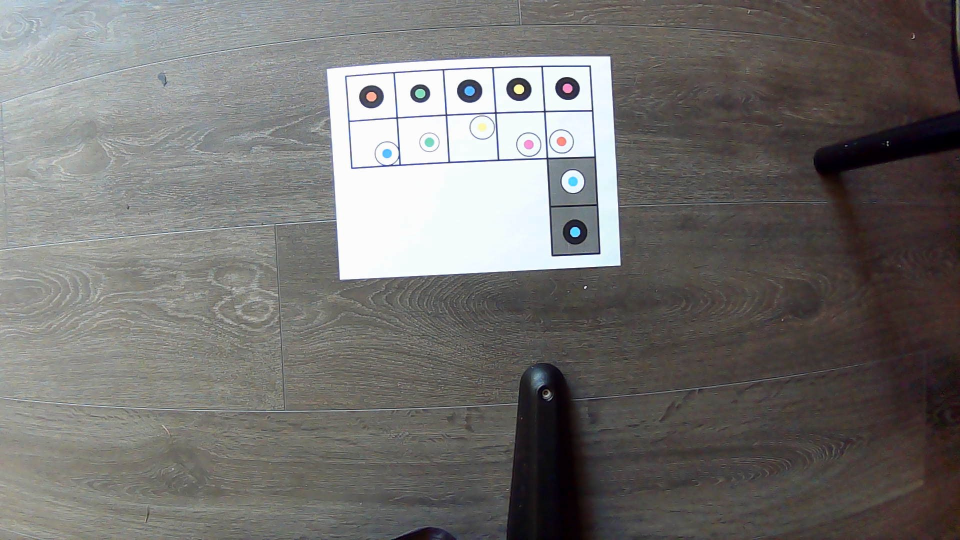
#> input picture src/colorTest.jpg, 1920 x 1080 px, given in place of the camera (shown at 1/2 size)
$ python cameraCalibration.py
#> lines starting #> are read from the running program, lines starting #| are printed output that depends on the picture; after the words box and inside, x2 and y2 are one past the last pixel; in counts of white or black regions, pixels touching at a corner belong together
### src/chess.py
import cv2
import numpy as np
import time
from enum import Enum
from collections import Counter
import serial


class Piece(Enum):
    K = 1
    Q = 2
    B = 3
    N = 4
    R = 5
    P = 6
    NULL = -1

class BoardCols(Enum):
    A = 8
    B = 7
    C = 6
    D = 5
    E = 4
    F = 3
    G = 2
    H = 1

class Team(Enum):
    W = 1
    B = -1
    NULL = 0

class Board():
    def __init__(self):
        self.origin = [310,20]
        self.width = 700
        self.height = 700
        self.teamColorOffset = 10
        self.pieceColorDict = {
            Piece.K: ([30,40,45], [75,95,95]),
            Piece.Q: ([0,20,160], [40,95,255]),
            Piece.B: ([20,100,160], [85,230,255]),
            Piece.N: ([0,60,40], [40,140,120]),
            Piece.R: ([15,40,80], [65,105,195]),
            Piece.P: ([0,0,0], [20,65,100])
        }
        # Board array that keeps track of piece location and type
        self.boardArray = np.zeros((8,8,2))
        self.actualWidth = 440 # mm
        self.actualHeight = 445 # mm

    # Takes image from webcam, does some processing for better colors
    def takeRawImage(self):
        cap = cv2.VideoCapture(1, cv2.CAP_DSHOW)
        cap.set(cv2.CAP_PROP_FRAME_WIDTH, 1280)
        cap.set(cv2.CAP_PROP_FRAME_HEIGHT, 1024)
        cap.set(cv2.CAP_PROP_AUTO_EXPOSURE, 3) # auto mode
        cap.set(cv2.CAP_PROP_AUTO_EXPOSURE, 1) # manual mode
        cap.set(cv2.CAP_PROP_EXPOSURE, 4)
        time.sleep(1.500)
        rawImage = cap.read()[1]
        enhancedImage = rawImage.copy()

        #Enhancing Saturation and reducing brightness to help identify colors
        hsvImg = cv2.cvtColor(rawImage,cv2.COLOR_BGR2HSV)

        #multiple by a factor to change the saturation
        hsvImg[...,1] = hsvImg[...,1]*1

        #multiple by a factor of less than 1 to reduce the brightness
        hsvImg[...,2] = hsvImg[...,2]*1

        # Smooth out image to reduce noise
        smoothingSize = 8
        kernel = np.ones((smoothingSize,smoothingSize),np.float32)/(smoothingSize*smoothingSize)
        enhancedImage=cv2.filter2D(cv2.cvtColor(hsvImg,cv2.COLOR_HSV2BGR),-1,kernel)
        return enhancedImage, rawImage

    # Uses Hough Circles to find each circular piece and returns a list of image locations for each center of circle
    # Also draws circles and centers on processed image for debugging
    def findPiecesLoc(self, image):
        # Convert image to grayscale
        processedImage = image.copy()
        gray = cv2.GaussianBlur(cv2.cvtColor(processedImage, cv2.COLOR_BGR2GRAY),(7,7),0.1)
        # Use Hough Circle
        # inverse ratio of accumulator: minDist: gradient for edges: accumulator threshold more or less circles
        circ = cv2.HoughCircles(gray,cv2.HOUGH_GRADIENT, 0.8, 58, param1=300, param2=26, minRadius=14, maxRadius=26)

        if circ is not None:
            circ = np.uint16(np.around(circ))[0,:]
            # print(circ)
            for c in circ:
                cv2.circle(gray, (c[0], c[1]), c[2], (0, 255, 0), 3)
                cv2.circle(gray, (c[0], c[1]), 1, (0, 0, 255), 5)
                cv2.circle(processedImage, (c[0], c[1]), c[2], (0, 255, 0), 2)
                cv2.circle(processedImage, (c[0], c[1]), 1, (0, 0, 255), 3)
                cv2.circle(processedImage, (c[0]+self.teamColorOffset, c[1]+self.teamColorOffset), 1, (0, 0, 0), 1)
        return circ, processedImage

    # Draws the grid on top of the processed picture
    def drawGrid(self,image):
        rows = 8
        cols = 8
        dy, dx = self.height / rows, self.width / cols
        color=(0, 0, 0)
        thickness = 3

        # draw vertical lines
        for x in np.linspace(start=self.origin[0], stop=self.width + self.origin[0], num=cols+1):
            x = int(round(x))
            cv2.line(image, (x, self.origin[1]), (x, self.height + self.origin[1]), color=color, thickness=thickness)

        # draw horizontal lines
        for y in np.linspace(start=self.origin[1], stop=self.height + self.origin[1], num=rows+1):
            y = int(round(y))
            cv2.line(image, (self.origin[0], y), (self.width + self.origin[0], y), color=color, thickness=thickness)
        return image

    # Identifies the piece at the given image locaiton
    # Finds Team color by looking at color of offset point from the center of circle
    # Finds piece type by looking at color of center pixel
    # Returns row and column of piece based on location of circle in image and board offsets
    def identifyPiece(self,location,image, processedImage):
        try:
            adjustedLoc = [location[1] - self.origin[1], location[0] - self.origin[0]]
            # Find Row and Column of Piece
            col = BoardCols(int(adjustedLoc[1] / (self.width/8) + 1))
            row = int(adjustedLoc[0] / (self.height/8) + 1)
            # Find Type of Piece
            pieceType = Piece.NULL.value
            typeColor = image[location[1], location[0]]
            font = cv2.FONT_HERSHEY_SIMPLEX
            orgX = round((self.origin[0] + (BoardCols(col).value-1)*self.width/8 + 5)) #  + self.width/16
            orgY = round((self.origin[1] + (row-1)*self.height/8 + 10)) # + self.height/16
            cv2.putText(processedImage, "[" + str(typeColor[0]) + "," + str(typeColor[1]) + "," + str(typeColor[2]) + "]", (orgX, orgY), font, 0.4, (0, 255, 255), 1, cv2.LINE_AA)
            pass
        except: # Shows image if error when finding row and column. Usually means camera is skewed out of range
            cv2.imshow('AnalyseSpot',processedImage)
            cv2.waitKey(0)
        # If piece color within range for type of piece sets piece type to the value of that piece type enum
        for piece, pieceColor in self.pieceColorDict.items():
            if (pieceColor[0][0] <= typeColor[0] <= pieceColor[1][0]) and (pieceColor[0][1] <= typeColor[1] <= pieceColor[1][1]) and (pieceColor[0][2] <= typeColor[2] <= pieceColor[1][2]):
                pieceType = piece.value
                break
        pass

        # Identify Team of piece
        bwImage = cv2.cvtColor(image, cv2.COLOR_BGR2GRAY)
        teamColor = bwImage[location[1]+self.teamColorOffset, location[0]+self.teamColorOffset]
        whiteRange = [100, 255]
        blackRange = [0, 100]
        if (whiteRange[0] <= teamColor <= whiteRange[1]):
            team=Team.W.value
        elif (blackRange[0] <= teamColor < blackRange[1]):
            team=Team.B.value
        else:
            team = Team.NULL.value
            print("Team not Recognized")
        return row,col,pieceType,team,processedImage

    # Adds the piece type and team to the corresponding point in the board array
    def updateBoardArray(self,row,col,pieceType,team):
        self.boardArray[row-1][BoardCols(col).value-1] = [team, pieceType]

    # Adds piece team and type letters to the processed image for debugging and visual
    # [8 lines left out: function addPiecesToImage, not called in this run]

    # Generates full board from raw image
    # Finds piece locations, identifies piece, updates board array, and adds pieces to image
    # Super function that uses above defined functions
    def generateBoard(self,rawImage, saturatedImage):
        locations, processedImage = self.findPiecesLoc(rawImage)
        processedImage = self.drawGrid(processedImage)
        for location in locations:
            row, col, pieceType, team, processedImage = self.identifyPiece(location, saturatedImage, processedImage)
            self.updateBoardArray(row,col,pieceType,team)
            processedImage = self.addPiecesToImage(processedImage, row, col)
        return processedImage

    # Converts row and column values to A and B coordinates to send to Firmware
    # [10 lines left out: function convertToBoardCoord, not called in this run]

# Class to run the game
class Game():
    def __init__(self):
        # Setup Serial Communicator
        # self.ser = serial.Serial ("COM12", 19200, timeout=8)    #Open port with baud rate
        self.moveArray = []

    # Creates board object, takes image, and generates board array using super function
    def captureBoard(self):
        board = Board()
        # Attempts to capture board 4 times as the image processing isn't consistent sometimes
        for x in range(0, 4):
            try:
                saturatedImage, rawImage = board.takeRawImage()
#> in takeRawImage, rawImage is the input picture: shape (1080, 1920, 3); mean B, G, R 111.8, 113.8, 115.8
#> in takeRawImage, `hsvImg = cv2.cvtColor(rawImage,cv2.COLOR_BGR2HSV)`: hsvImg: shape (1080, 1920, 3); mean H, S, V 54.1, 30.2, 118.6
#> in takeRawImage, `enhancedImage=cv2.filter2D(cv2.cvtColor(hsvImg,cv2.COLOR_HSV2BGR),-1,k..`: enhancedImage: shape (1080, 1920, 3); mean H, S, V 111.5, 113.6, 115.7
                processedImage = board.generateBoard(rawImage, saturatedImage)
#> in findPiecesLoc, `circ = cv2.HoughCircles(gray,cv2.HOUGH_GRADIENT, 0.8, 58, param1=300, ..`: circ = [[1145.5, 362.5, 25.4], [1149.5, 463.5, 24.3], [963.5, 255.5, 23.2], [742.5, 193.5, 23.6], [775.5, 306.5, 24.3], [859.5, 284.5, 19.3], [1037.5, 179.5, 24.3], [1057.5, 289.5, 24.3], [1134.5, 176.5, 23.6], [1122.5, 281.5, 22.1], [939.5, 181.5, 24.3], [840.5, 185.5, 19.4]]
#> in findPiecesLoc, `circ = np.uint16(np.around(circ))[0,:]`: circ = [[1146, 362, 25], [1150, 464, 24], [964, 256, 23], [742, 194, 24], [776, 306, 24], [860, 284, 19], [1038, 180, 24], [1058, 290, 24], [1134, 176, 24], [1122, 282, 22], [940, 182, 24], [840, 186, 19]]
#> the loop in findPiecesLoc, `for c in circ:` made 12 passes
#> after the loop in findPiecesLoc, `for c in circ:`:
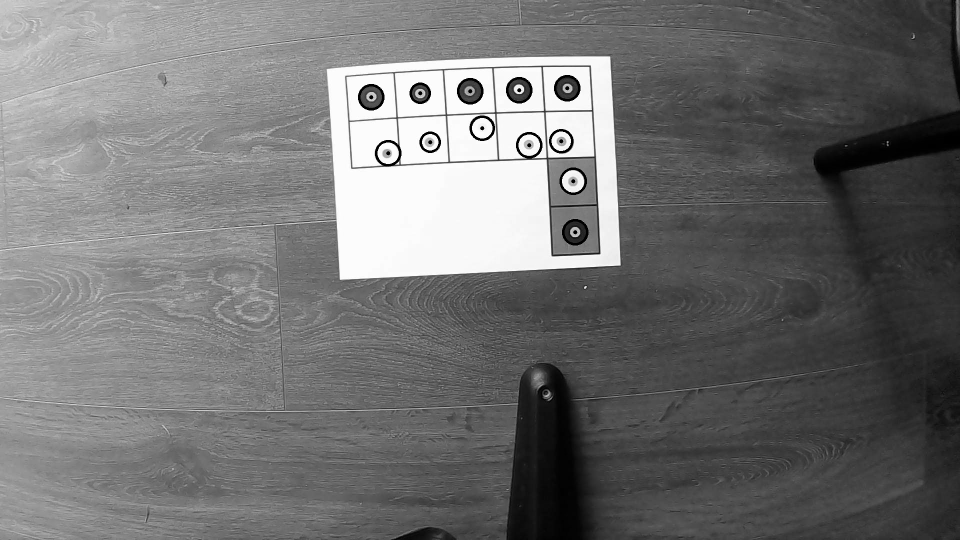
#> gray: shape (1080, 1920) (shown at 1/2 size); min 0, max 255, mean 113.4
#> after the loop in findPiecesLoc, `for c in circ:`:
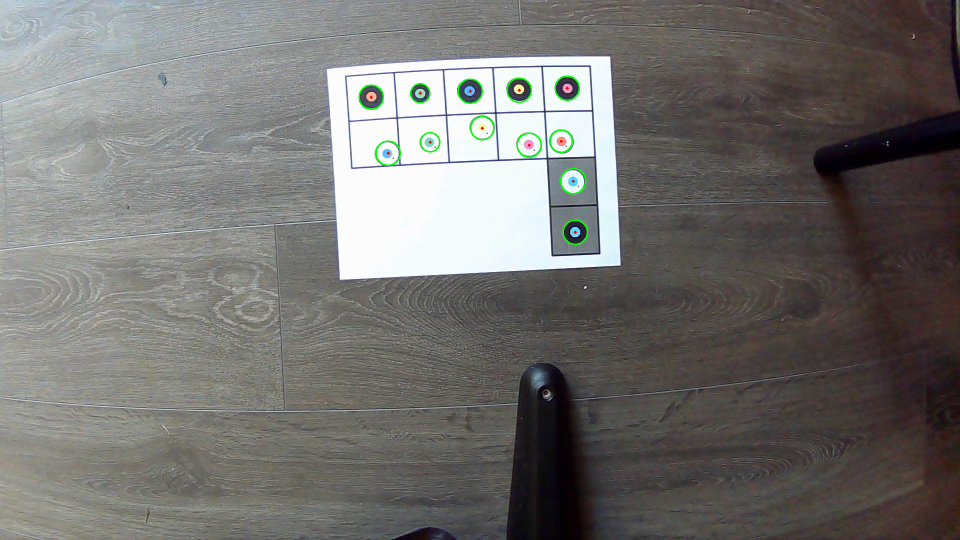
#> processedImage: shape (1080, 1920, 3) (shown at 1/2 size); 0.27% of pixels changed, all inside (x1, y1, x2, y2) = (717, 151, 1176, 490)
#> in generateBoard, `locations, processedImage = self.findPiecesLoc(rawImage)`: locations has the same summary as circ in findPiecesLoc
#> after the loop in drawGrid, `for x in np.linspace(start=self.origin[0], stop=self.width + self.orig..`:
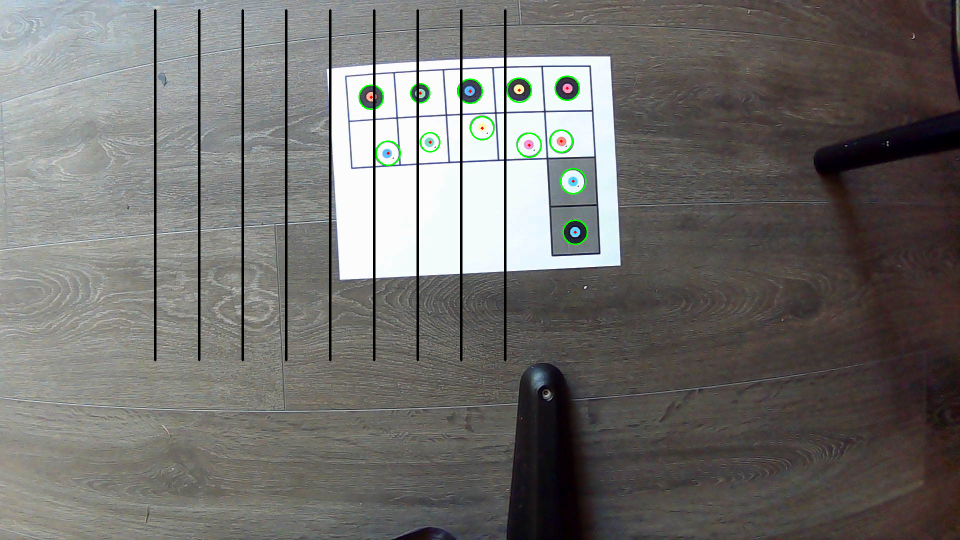
#> image: shape (1080, 1920, 3) (shown at 1/2 size); mean B, G, R 108.9, 111.5, 112.9
#> after the loop in drawGrid, `for y in np.linspace(start=self.origin[1], stop=self.height + self.ori..`:
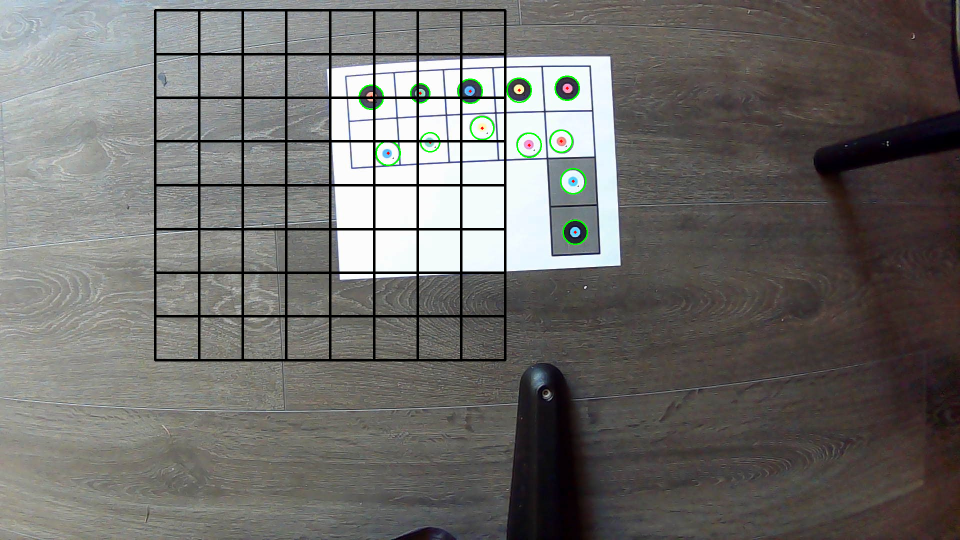
#> image: shape (1080, 1920, 3) (shown at 1/2 size); 1.44% of pixels changed, all inside (x1, y1, x2, y2) = (311, 18, 1010, 723)
#> the loop in generateBoard, `for location in locations:` made 1 pass
#> (location, adjustedLoc in identifyPiece) on pass 1: ([1146, 362, 25], [342, 836])
            except:
                pass
            else:
                break

#> (the run stopped early here; a loop or call above may not have finished)
